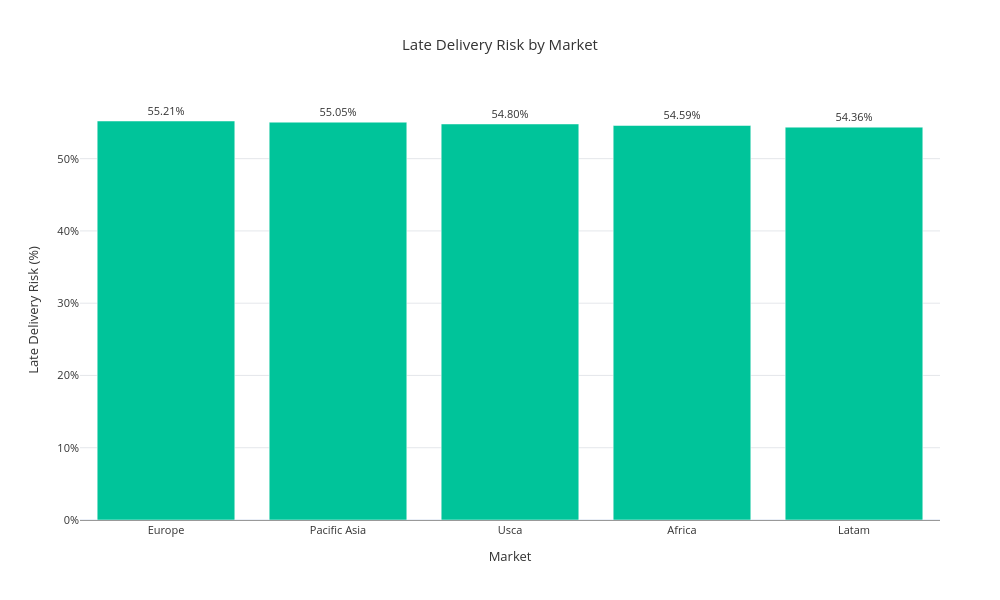

Write notebook code for a chart like this one.
### Code cell
#Late Delivery Risk by Market
import plotly.graph_objects as go

# ==========================================
# Market Analysis
# ==========================================

market_risk = (
    df.groupby("market")["late_delivery_risk"]
    .mean()
    .mul(100)
    .round(2)
    .sort_values(ascending=False)
)

# ==========================================
# Chart
# ==========================================

fig = go.Figure()

fig.add_trace(
    go.Bar(
        x=market_risk.index,
        y=market_risk.values,

        marker_color="#00C49A",

        text=market_risk.values,
        texttemplate="%{text:.2f}%",
        textposition="outside",

        hovertemplate=(
            "<b>%{x}</b><br>"
            "Late Risk: %{y:.2f}%"
            "<extra></extra>"
        )
    )
)

fig.update_layout(
    title="Late Delivery Risk by Market",
    title_x=0.5,

    template="plotly_white",

    height=600,
    width=1000,

    showlegend=False,

    xaxis=dict(
        title="Market",
        showgrid=False,
        linecolor="#999999"
    ),

    yaxis=dict(
        title="Late Delivery Risk (%)",
        ticksuffix="%",
        showgrid=True,
        gridcolor="#E5E7EB"
    ),

    font=dict(
        size=11,
        color="#333333"
    ),

    margin=dict(
        l=80,
        r=60,
        t=100,
        b=80
    )
)

fig.show()

### Figure 1 — Plotly figure (JSON) as saved in the notebook; plotly's stock layout.template omitted (floating-point values rounded to 4 significant figures)
{"data": [{"hovertemplate": "<b>%{x}</b><br>Late Risk: %{y:.2f}%<extra></extra>", "marker": {"color": "#00C49A"}, "text": [55.21, 55.05, 54.8, 54.59, 54.36], "textposition": "outside", "texttemplate": "%{text:.2f}%", "type": "bar", "x": ["Europe", "Pacific Asia", "Usca", "Africa", "Latam"], "y": [55.21, 55.05, 54.8, 54.59, 54.36]}], "layout": {"font": {"color": "#333333", "size": 11}, "height": 600, "margin": {"b": 80, "l": 80, "r": 60, "t": 100}, "showlegend": false, "title": {"text": "Late Delivery Risk by Market", "x": 0.5}, "width": 1000, "xaxis": {"linecolor": "#999999", "showgrid": false, "title": {"text": "Market"}}, "yaxis": {"gridcolor": "#E5E7EB", "showgrid": true, "ticksuffix": "%", "title": {"text": "Late Delivery Risk (%)"}}}}
